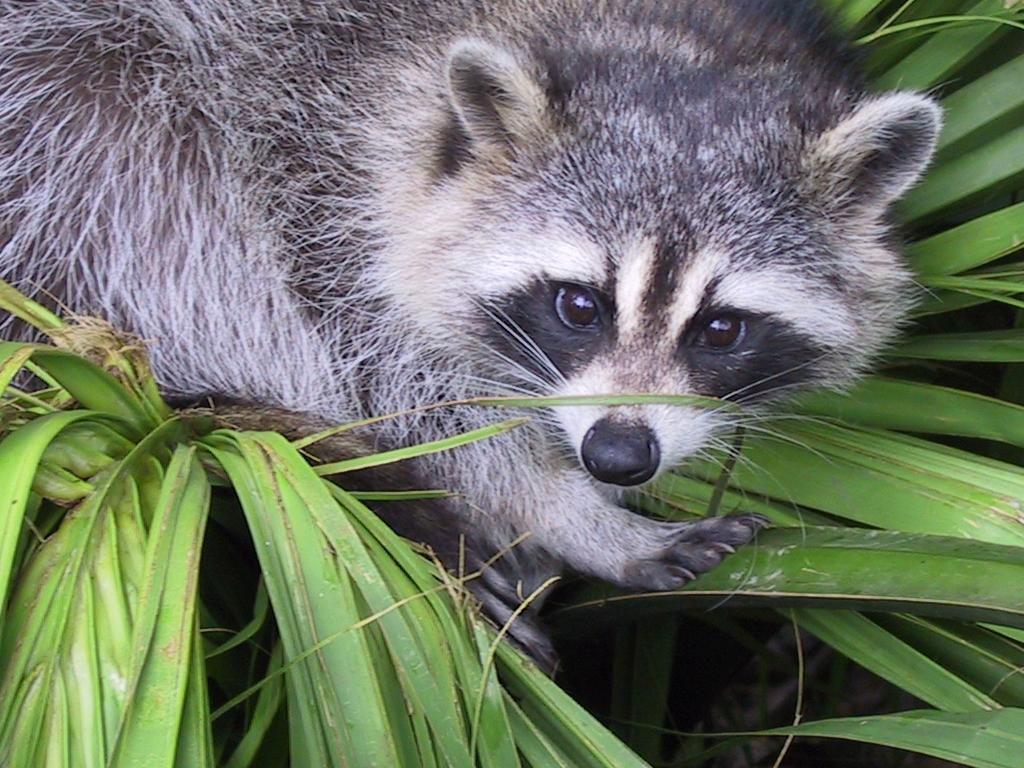
#> input picture python_1_array/ex03/animal.jpeg, 1024 x 768 px
$ python tester.py
#> lines starting #> are read from the running program, lines starting #| are printed output that depends on the picture
### python_1_array/ex03/load_image.py
from numpy import array
from matplotlib import image
import os


def ft_load(path: str) -> array:
    """Load an image from a file as an array.

    Args:
        path (str): path to the image

    Returns:
        array: image as an array
    """
#> called with path = 'animal.jpeg'
    try:
        if not path.lower().endswith(("jpg", "jpeg")):
            raise AssertionError("Only JPG and JPEG formats are supported.")
        if not os.path.exists(path):
            raise AssertionError("File not found:", path)
        image_opened = image.imread(path)
#> image_opened is the input picture: shape (768, 1024, 3); mean R, G, B 110.7, 117.7, 102.1
        image_as_array = array(image_opened)
        print("Image shape:", image_as_array.shape)
#| Image shape: (768, 1024, 3)
#> (printed output is left out)
        return image_as_array
    except AssertionError as error:
        print(AssertionError.__name__ + ":", error)
        return ""

### python_1_array/ex03/zoom.py
from matplotlib import pyplot as plt


def ft_zoom(array):
    """Zoom the image by 2.
    Args:
        array (array): image as an array
    Returns:
        array: zoomed image as an array
    """
    try:
        height, width = array.shape[:2]
#> height = 768; width = 1024
        zoom_factor = 0.55
        new_height = int(height * zoom_factor)
#> new_height = 422
        new_width = int(width * zoom_factor)
#> new_width = 563

        center_x = int(width / 2 + 115)
#> center_x = 627
        center_y = int(height / 2 - 115)
#> center_y = 269

        start_x = int(max(0, center_x - new_width // 2))
#> start_x = 346
        start_y = int(max(0, center_y - new_height // 2))
#> start_y = 58
        end_x = min(width, start_x + new_width)
#> end_x = 909
        end_y = min(height, start_y + new_height)
#> end_y = 480

        image_zoomed = array[start_y:end_y, start_x:end_x]
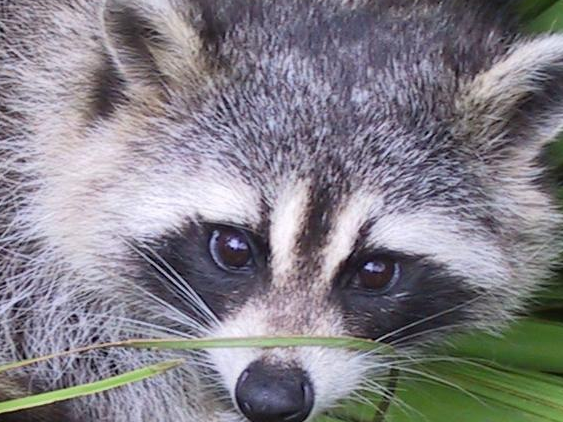
#> image_zoomed: shape (422, 563, 3); mean R, G, B 131.2, 128, 135.6
        print("New shape after slicing:", image_zoomed.shape)
#| New shape after slicing: (422, 563, 3)
        print(image_zoomed)
#> (printed output is left out)
        plt.imshow(image_zoomed)
        plt.show()
    except Exception:
        print("Something went wrong.")

### python_1_array/ex03/tester.py
from load_image import ft_load
from zoom import ft_zoom


def main():
    """Main function to test the functions.
    """
    array = ft_load("animal.jpeg")
    print(array)
    ft_zoom(array)


if __name__ == "__main__":
    main()

$ run again, with python_1_array/ex03/landscape.jpg copied over python_1_array/ex03/animal.jpeg
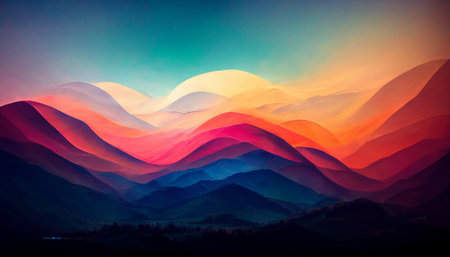
#> input picture python_1_array/ex03/landscape.jpg, 450 x 257 px
#> in ft_load, image_opened is the input picture: shape (257, 450, 3); mean R, G, B 98.7, 79.1, 89.1
#| Image shape: (257, 450, 3)
#> (printed output is left out)
#> in ft_zoom, `image_zoomed = array[start_y:end_y, start_x:end_x]`:
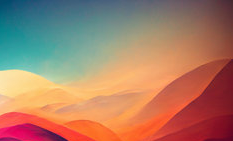
#> image_zoomed: shape (141, 233, 3); mean R, G, B 169.1, 125.5, 103
#| New shape after slicing: (141, 233, 3)
#> (printed output is left out)
